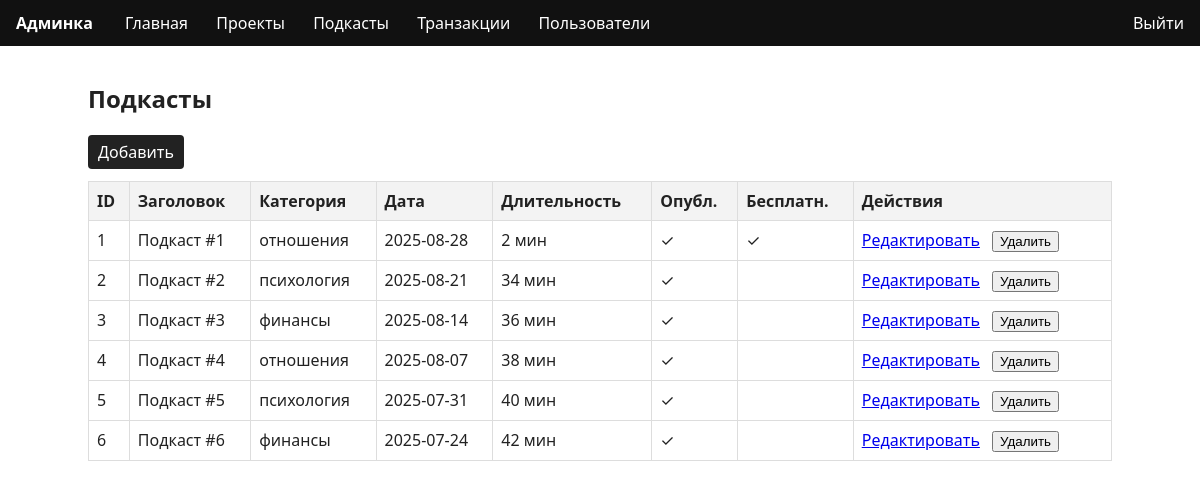
Screenshot of /admin/podcasts (signed in) with the database file from the repository.
### app/models.py (models this page shows)
class Podcast(Base):
    __tablename__ = "podcasts"
    id = Column(Integer, primary_key=True, index=True)
    title = Column(String(255), nullable=False)
    description = Column(Text, nullable=True)
    category = Column(String(100), nullable=True)
    published_at = Column(DateTime, default=datetime.utcnow)
    duration_seconds = Column(Integer, default=0)
    cover_path = Column(String(500), nullable=True)
    audio_preview_path = Column(String(500), nullable=True)
    audio_full_path = Column(String(500), nullable=True)
    is_published = Column(Boolean, default=False)
    is_free = Column(Boolean, default=False)

### app/admin.py (the view)
@router.get("/podcasts", response_class=HTMLResponse)
def podcasts_list(request: Request, db: Session = Depends(get_db)):
    if redirect := _guard(request):
        return redirect
    items = db.query(models.Podcast).order_by(models.Podcast.published_at.desc()).all()
    return templates.TemplateResponse("admin/podcasts_list.html", {"request": request, "items": items})

### templates/admin/podcasts_list.html
{% extends "admin/base.html" %}
{% block content %}
  <h2>Подкасты</h2>
  <div class="toolbar">
    <a class="btn" href="/admin/podcasts/create">Добавить</a>
  </div>
  <table>
    <thead>
      <tr>
        <th>ID</th>
        <th>Заголовок</th>
        <th>Категория</th>
        <th>Дата</th>
        <th>Длительность</th>
        <th>Опубл.</th>
        <th>Бесплатн.</th>
        <th>Действия</th>
      </tr>
    </thead>
    <tbody>
      {% for it in items %}
      <tr>
        <td>{{ it.id }}</td>
        <td>{{ it.title }}</td>
        <td>{{ it.category or '' }}</td>
        <td>{{ it.published_at.strftime('%Y-%m-%d') if it.published_at else '' }}</td>
        <td>{{ (it.duration_seconds // 60) or 0 }} мин</td>
        <td>{{ '✓' if it.is_published else '' }}</td>
        <td>{{ '✓' if it.is_free else '' }}</td>
        <td class="actions">
          <a href="/admin/podcasts/{{ it.id }}/edit">Редактировать</a>
          <form action="/admin/podcasts/{{ it.id }}/delete" method="post" style="display:inline" onsubmit="return confirm('Удалить?')">
            <button type="submit">Удалить</button>
          </form>
        </td>
      </tr>
      {% endfor %}
    </tbody>
  </table>
{% endblock %}

### templates/admin/base.html (style rules this page uses)
body { font-family: system-ui, -apple-system, Segoe UI, Roboto, Helvetica, Arial; margin: 0; color: #222 }
table { border-collapse: collapse; width: 100% }
th, td { border: 1px solid #ddd; padding: 8px; vertical-align: top }
th { background: #f3f3f3; text-align: left }
.actions a, .actions button { margin-right: 8px }
form { display: grid; grid-template-columns: 1fr; gap: 12px; max-width: 640px }
.toolbar { margin: 12px 0 }
.btn { display: inline-block; padding: 6px 10px; background:#222; color:#fff; border-radius:4px; text-decoration:none }

### rows the page displays
Podcast: id "1", title "Подкаст #1", category "отношения", published_at "2025-08-28", duration_seconds "2", is_published "✓", is_free "✓"
Podcast: id "2", title "Подкаст #2", category "психология", published_at "2025-08-21", duration_seconds "34", is_published "✓"
Podcast: id "3", title "Подкаст #3", category "финансы", published_at "2025-08-14", duration_seconds "36", is_published "✓"
Podcast: id "4", title "Подкаст #4", category "отношения", published_at "2025-08-07", duration_seconds "38", is_published "✓"
Podcast: id "5", title "Подкаст #5", category "психология", published_at "2025-07-31", duration_seconds "40", is_published "✓"
Podcast: id "6", title "Подкаст #6", category "финансы", published_at "2025-07-24", duration_seconds "42", is_published "✓"
